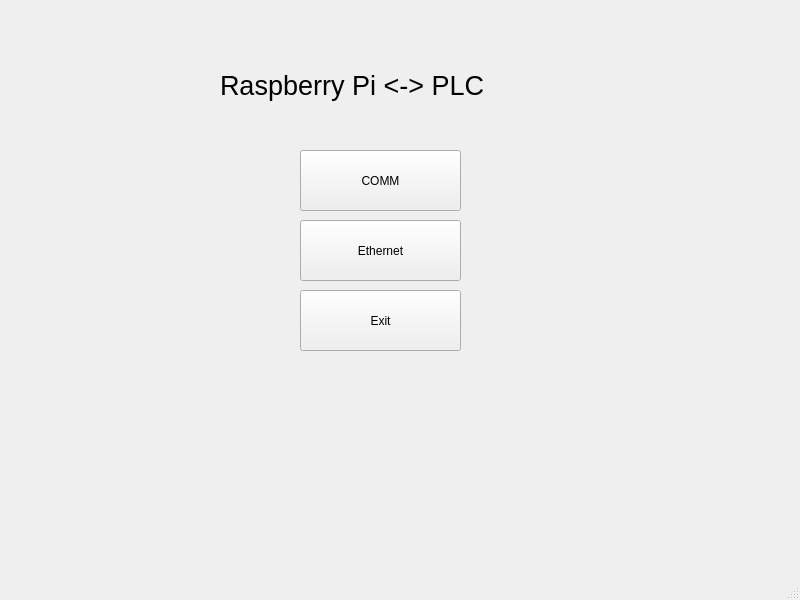
<?xml version="1.0" encoding="UTF-8"?>
<ui version="4.0">
 <class>MainWindow</class>
 <widget class="QMainWindow" name="MainWindow">
  <property name="geometry">
   <rect>
    <x>0</x>
    <y>0</y>
    <width>800</width>
    <height>600</height>
   </rect>
  </property>
  <property name="windowTitle">
   <string>MainWindow</string>
  </property>
  <widget class="QWidget" name="centralwidget">
   <widget class="QLabel" name="label">
    <property name="geometry">
     <rect>
      <x>220</x>
      <y>30</y>
      <width>521</width>
      <height>111</height>
     </rect>
    </property>
    <property name="font">
     <font>
      <pointsize>20</pointsize>
     </font>
    </property>
    <property name="text">
     <string>Raspberry Pi &lt;-&gt; PLC</string>
    </property>
   </widget>
   <widget class="QPushButton" name="pushButton">
    <property name="geometry">
     <rect>
      <x>300</x>
      <y>150</y>
      <width>161</width>
      <height>61</height>
     </rect>
    </property>
    <property name="text">
     <string>COMM</string>
    </property>
   </widget>
   <widget class="QPushButton" name="pushButton_2">
    <property name="geometry">
     <rect>
      <x>300</x>
      <y>220</y>
      <width>161</width>
      <height>61</height>
     </rect>
    </property>
    <property name="text">
     <string>Ethernet</string>
    </property>
   </widget>
   <widget class="QPushButton" name="pushButton_3">
    <property name="geometry">
     <rect>
      <x>300</x>
      <y>290</y>
      <width>161</width>
      <height>61</height>
     </rect>
    </property>
    <property name="text">
     <string>Exit</string>
    </property>
   </widget>
  </widget>
  <widget class="QMenuBar" name="menubar">
   <property name="geometry">
    <rect>
     <x>0</x>
     <y>0</y>
     <width>800</width>
     <height>25</height>
    </rect>
   </property>
  </widget>
  <widget class="QStatusBar" name="statusbar"/>
 </widget>
 <resources/>
 <connections/>
</ui>
